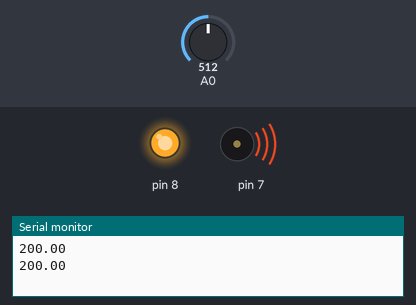
Recording of a sketch running on a simulated Arduino Uno, built with avr-gcc and run on an emulated ATmega328P. Shown: output pins drawn as LEDs (lit = HIGH), buzzer (waves = sounding), the last lines printed to the serial monitor. The inputs (shaded band) are chosen by the test bench; at power-on: A0 = 512.

Above: at 1.8 s.
1.9 s: A0 set to 181
4.2 s: A0 set to 152
At 6.6 s:
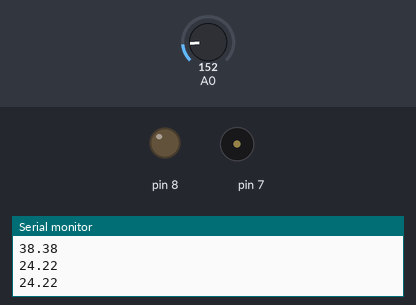
7.5 s: A0 set to 306
At 10.2 s:
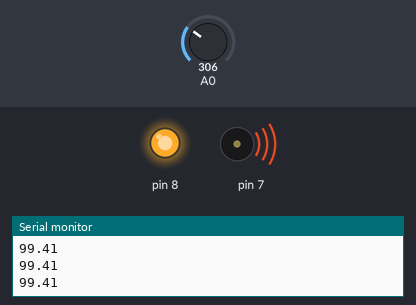
10.5 s: A0 set to 122
At 12.5 s:
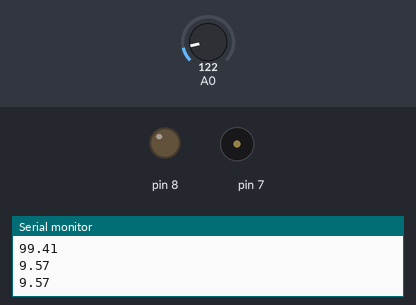
Timing chart, 0 to 14.0 s (numbered marks = the images above; inputs shaded):
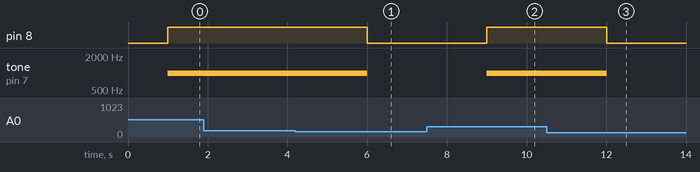

Measured:
- the behaviour switches between 164 and 163 on A0 (found by bisection; images 0 and 1)
- after the input at 4.2 s, pin 8: HIGH → LOW after 1.8 s; tone on pin 7: 1000 Hz → silent after 1.8 s
- after the input at 7.5 s, pin 8: LOW → HIGH after 1.5 s; tone on pin 7: silent → 1000 Hz after 1.5 s
- after the input at 10.5 s, pin 8: HIGH → LOW after 1.5 s; tone on pin 7: 1000 Hz → silent after 1.5 s

The sketch:

code.ino
```cpp
int value ;
float v_out;
void setup()
{

  Serial.begin(9600);
  pinMode(7, OUTPUT);
   pinMode(8, OUTPUT);
}

void loop()
{


  value= analogRead(A0);
  v_out = value  * 5 / 1024.0;
  v_out = v_out - 0.5;
  float temp = v_out * 100;
  Serial.println(temp);
  delay(1000);
  if(temp>=30)
  {
    digitalWrite(8,HIGH);
    tone(7, 1000);
}
  else
  {
  digitalWrite(8,LOW);
    noTone(7);
  }
}
/*
Chân số 1 là chân cấp nguồn 5V (chân này bạn có thể cắm vào nguồn 5V của Arduino khi sử dụng nó với Arduino).
Chân thứ 2 là chân xuất tín hiệu tương tự (tín hiệu dạng xung). nên phải dùng chân analog
Chân thứ 3 là chân nối mát hay chân GND(khi sử dụng với Arduino các bạn có thể lấy từ chân Gnd từ Arduino.
*/

/*
Đầu vào tương tự cho chúng ta một giá trị trong khoảng từ 0 đến 1023, 0 là không có điện áp và 1023 là 5V. Để tìm ra điện áp này chuyển đổi thành độ Celsius, trước tiên chúng ta sẽ cần tìm phần trăm 5V trên đầu vào. Điều này có thể được thực hiện bằng cách chia cảm biến Input cho 1024.

cảm biến này qui định sẽ xuất 0 - 1,75V trong phạm vi 175 độ (-50 ° đến 125 °) cho chân analog để nó đọc, nghĩa là cứ 0,01V bằng 1 độ. Chúng ta sẽ cần phải chuyển đổi tỷ lệ phần trăm của đầu vào thành điện áp bằng cách nhân với 5V.

Vì 0 - 1,75V trong phạm vi 175 độ là 0 ° - 175 °, chúng ta sẽ cần thay đổi giá trị đầu ra sao cho số đọc tối thiểu -50 ° bằng với giá trị điện áp bằng 0. Chúng tôi thực hiện điều này bằng cách trừ 0,5 từ điện áp đầu ra. Giá trị mới của chúng tôi hiện dao động từ -0,5 đến 1,25 (trông khá giống với phạm vi nhiệt độ -50 ° đến 125 °)

Để chuyển đổi từ millivolts sang độ C, chúng ta sẽ cần nhân với 100.
*/
```
